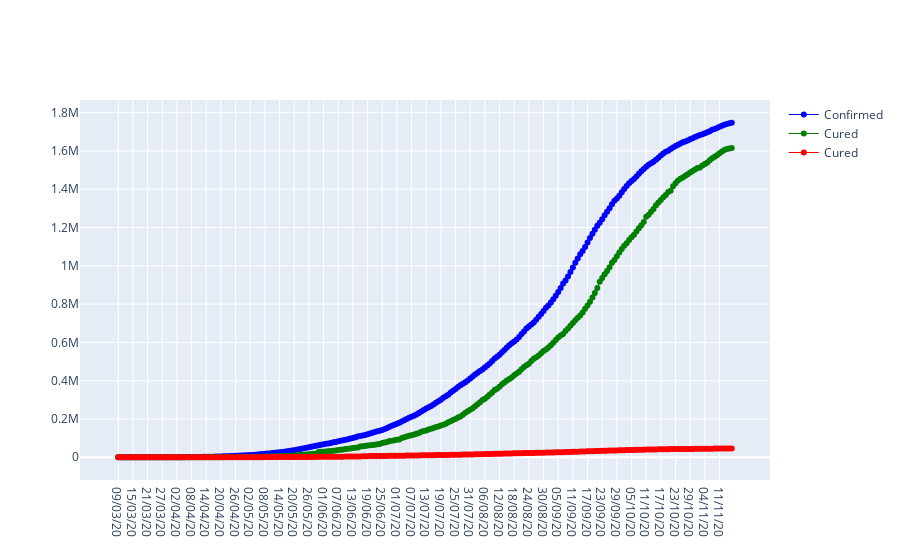

The notebook cell this image was saved under:
### Code cell
fig=go.Figure()
fig.add_trace(go.Scatter(x=m['Date'],y=m['Confirmed'],
                        name="Confirmed",mode="lines+markers",line=dict(color='blue',width=1)))
fig.add_trace(go.Scatter(x=m['Date'],y=m['Cured'],name='Cured',mode="lines+markers",
                        line=dict(color='green',width=1)))
fig.add_trace(go.Scatter(x=m['Date'],y=m['Deaths'],name='Cured',mode="lines+markers",
                        line=dict(color='red',width=1)))
fig.show()

### Figure 1 — Plotly figure (JSON) as saved in the notebook; plotly's stock layout.template omitted (floating-point values rounded to 4 significant figures; data arrays with more than 128 entries replaced by an {"elided": "..."} marker saying what was removed)
{"data": [{"line": {"color": "blue", "width": 1}, "mode": "lines+markers", "name": "Confirmed", "type": "scatter", "x": {"elided": "252 str values"}, "y": {"elided": "252 int values"}}, {"line": {"color": "green", "width": 1}, "mode": "lines+markers", "name": "Cured", "type": "scatter", "x": {"elided": "252 str values"}, "y": {"elided": "252 int values"}}, {"line": {"color": "red", "width": 1}, "mode": "lines+markers", "name": "Cured", "type": "scatter", "x": {"elided": "252 str values"}, "y": {"elided": "252 int values"}}], "layout": {}}
